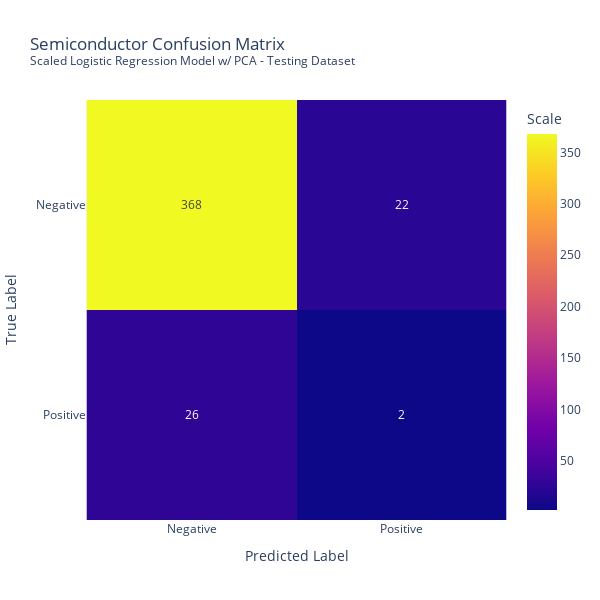

The notebook cell this image was saved under:
### Code cell
# Validate Testing Performance

# Create confusion matrix - Testing dataset
predictions = model_LR_PCA.predict(X_test)
print(classification_report(y_test, predictions))

cm_test = confusion_matrix(y_test, predictions)

## PLOTLY
### Testing Dataset
fig = px.imshow(cm_test, 
          title="Semiconductor Confusion Matrix <br><sup>Scaled Logistic Regression Model w/ PCA - Testing Dataset</sup>", 
          text_auto=True, 
          labels=dict(x="Predicted Label", y="True Label", color="Scale"),
          x=['Negative', 'Positive'],
          y=['Negative', 'Positive'])
fig.update_layout(
    autosize=False,
    width=600,
    height=600
)
fig.show()

### Figure 1 — Plotly figure (JSON) as saved in the notebook; plotly's stock layout.template omitted (floating-point values rounded to 4 significant figures)
{"data": [{"coloraxis": "coloraxis", "hovertemplate": "Predicted Label: %{x}<br>True Label: %{y}<br>Scale: %{z}<extra></extra>", "name": "0", "texttemplate": "%{z}", "type": "heatmap", "x": ["Negative", "Positive"], "xaxis": "x", "y": ["Negative", "Positive"], "yaxis": "y", "z": [[368, 22], [26, 2]]}], "layout": {"autosize": false, "coloraxis": {"colorbar": {"title": {"text": "Scale"}}, "colorscale": [[0, "#0d0887"], [0.1111, "#46039f"], [0.2222, "#7201a8"], [0.3333, "#9c179e"], [0.4444, "#bd3786"], [0.5556, "#d8576b"], [0.6667, "#ed7953"], [0.7778, "#fb9f3a"], [0.8889, "#fdca26"], [1, "#f0f921"]]}, "height": 600, "title": {"text": "Semiconductor Confusion Matrix <br><sup>Scaled Logistic Regression Model w/ PCA - Testing Dataset</sup>"}, "width": 600, "xaxis": {"anchor": "y", "constrain": "domain", "domain": [0, 1], "scaleanchor": "y", "title": {"text": "Predicted Label"}}, "yaxis": {"anchor": "x", "autorange": "reversed", "constrain": "domain", "domain": [0, 1], "title": {"text": "True Label"}}}}
